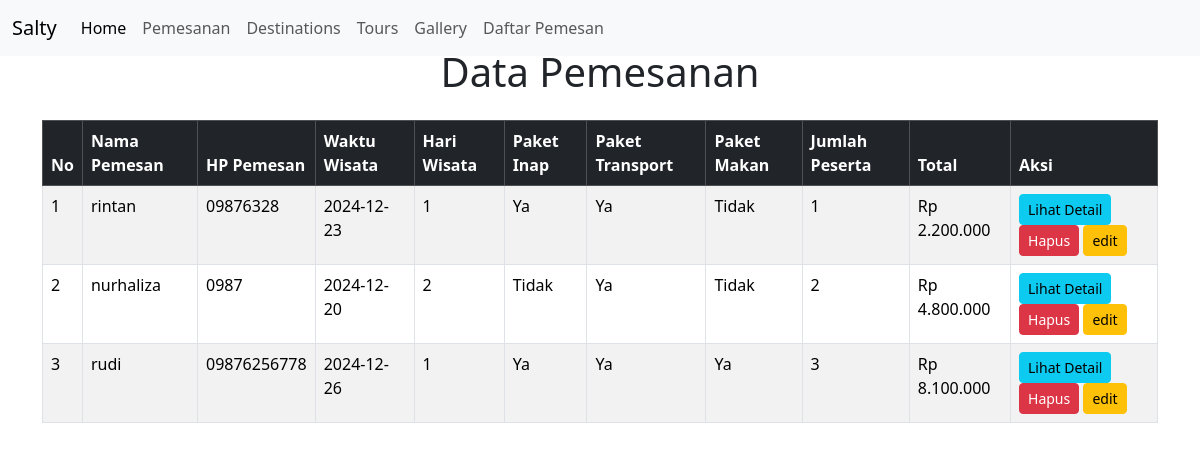
Screenshot of /main/daftar_pemesan.php with the database file from the repository.
### tables this page shows
CREATE TABLE `pemesanan` (
  `id` int(11) NOT NULL,
  `nama_pemesanan` varchar(255) NOT NULL,
  `hp_pemesan` varchar(20) NOT NULL,
  `waktu_wisata` date NOT NULL,
  `hari_wisata` int(11) NOT NULL,
  `paket_inap` tinyint(1) DEFAULT 0,
  `paket_transport` tinyint(1) DEFAULT 0,
  `paket_makan` tinyint(1) DEFAULT 0,
  `jumlah_peserta` int(11) NOT NULL,
  `total_tagihan` int(11) NOT NULL,
  `is_deleted` int(11) NOT NULL DEFAULT 0,
  `created_at` timestamp NOT NULL DEFAULT current_timestamp() ON UPDATE current_timestamp()
);

### main/daftar_pemesan.php (the view, shortened to what this page needs)
<?php
include "lib/koneksi.php";
?>
<!DOCTYPE html>
<html lang="en">
<head>
    <link
      href="https://cdn.jsdelivr.net/npm/bootstrap@5.3.2/dist/css/bootstrap.min.css"
      rel="stylesheet"
    />
</head>
<body>
<?php
    include "components/navbar.php";
?>
<div class="container mt-5">
        <h1 class="text-center mb-4">Data Pemesanan</h1>
        <div class="table-responsive">
            <table class="table table-striped table-bordered">
                <thead class="table-dark">
                    <tr>
                        <th>No</th>
                        <th>Nama Pemesan</th>
                        <th>HP Pemesan</th>
                        <th>Waktu Wisata</th>
                        <th>Hari Wisata</th>
                        <th>Paket Inap</th>
                        <th>Paket Transport</th>
                        <th>Paket Makan</th>
                        <th>Jumlah Peserta</th>
                        <th>Total</th>
                        <th>Aksi</th>
                    </tr>
                </thead>
                <tbody>
                    <?php
                    $sql = "SELECT * FROM pemesanan where is_deleted=0";
                    $result = $conn->query($sql);
                    if ($result->num_rows > 0) {
                        $no = 1;
                        while ($row = $result->fetch_assoc()) {
                            echo "<tr>
                                <td>{$no}</td>
                                <td>{$row['nama_pemesanan']}</td>
                                <td>{$row['hp_pemesan']}</td>
                                <td>{$row['waktu_wisata']}</td>
                                <td>{$row['hari_wisata']}</td>
                                <td>" . ($row['paket_inap'] ? "Ya" : "Tidak") . "</td>
                                <td>" . ($row['paket_transport'] ? "Ya" : "Tidak") . "</td>
                                <td>" . ($row['paket_makan'] ? "Ya" : "Tidak") . "</td>
                                <td>{$row['jumlah_peserta']}</td>
                                <td>Rp " . number_format($row['total_tagihan'], 0, ',', '.') . "</td>
                                <td>
                                    <a href='main/detail_pemesan.php?id={$row['id']}' class='btn btn-info btn-sm'>Lihat Detail</a>
                                    <a href='lib/hapus.php?id={$row['id']}' class='btn btn-danger btn-sm' onclick='return confirm(\"Apakah Anda yakin ingin menghapus data ini?\")'>Hapus</a>
                                    <a href='index.php?aksi=edit&id={$row['id']}' class='btn btn-warning btn-sm'>edit</a>
                                </td>
                            </tr>";
                            $no++;
                        }
                    } else {
                        echo "<tr>
                            <td colspan='12' class='text-center'>Tidak ada data.</td>
                        </tr>";
                    }
                    ?>
                </tbody>
            </table>
        </div>
    </div>
</body>
</html>

### components/navbar.php (shortened to what this page needs)
<nav class="navbar navbar-expand-lg bg-body-tertiary fixed-top">
      <div class="container-fluid">
        <a class="navbar-brand" href="#">Salty</a>
        <div class="collapse navbar-collapse" id="navbarNav">
          <ul class="navbar-nav">
            <li class="nav-item">
              <a class="nav-link active" aria-current="page" href="index.php?aksi=beranda">Home</a>
            </li>
            <li class="nav-item">
            <a class="nav-link" href="index.php?aksi=daftar">Pemesanan</a>
            </li>
            <li class="nav-item">
              <a class="nav-link" href="#destinations">Destinations</a>
            </li>
            <li class="nav-item">
              <a class="nav-link" href="#fasilitas">Tours</a>
            </li>
            <li class="nav-item">
              <a class="nav-link" href="#galery">Gallery</a>
            </li>
            <li class="nav-item">
              <a class="nav-link" href="index.php?aksi=detail">Daftar Pemesan</a>
            </li>
          </ul>
        </div>
      </div>
    </nav>

### rows the page displays
pemesanan: nama_pemesanan "rintan", hp_pemesan "09876328", waktu_wisata "2024-12-23", hari_wisata "1", paket_inap "Ya", paket_transport "Ya", paket_makan "Tidak", jumlah_peserta "1", total_tagihan "2.200.000"
pemesanan: nama_pemesanan "nurhaliza", hp_pemesan "0987", waktu_wisata "2024-12-20", hari_wisata "2", paket_inap "Tidak", paket_transport "Ya", paket_makan "Tidak", jumlah_peserta "2", total_tagihan "4.800.000"
pemesanan: nama_pemesanan "rudi", hp_pemesan "09876256778", waktu_wisata "2024-12-26", hari_wisata "1", paket_inap "Ya", paket_transport "Ya", paket_makan "Ya", jumlah_peserta "3", total_tagihan "8.100.000"
